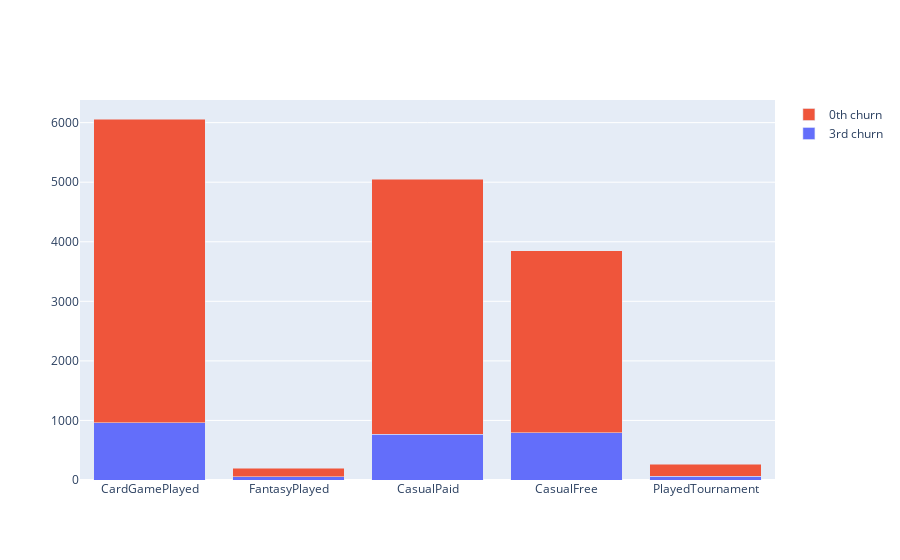

Notebook code for this chart:
### Code cell
#WHO USERS GETTING JOINING BONUS AND PLAYED DISTRIBUTION
DATA0 = Data0[(Data0['JoiningBonus'] == 1) & (Data0['TotalGamePlayed_2'] >= 1)]
DATA3 = Data3[(Data3['JoiningBonus'] == 1) & (Data3['TotalGamePlayed_2'] >= 1)]
temp1 = pd.DataFrame(DATA0[['CardGamePlayed','FantasyPlayed','CasualPaid','CasualFree','PlayedTournament']].sum())
temp2 = pd.DataFrame(DATA3[['CardGamePlayed','FantasyPlayed','CasualPaid','CasualFree','PlayedTournament']].sum())
final1 = temp1.reset_index()
final2 = temp2.reset_index()
Header = final1['index'].to_list()
value_played = final1[0].to_list()
df0=pd.DataFrame({'Header':Header, 'Total Users Played':value_played})
Header = final2['index'].to_list()
value_played = final2[0].to_list()
df3=pd.DataFrame({'Header':Header, 'Total Users Played':value_played}) 
x = Header
y0=df0['Total Users Played']
y3=df3['Total Users Played']
plot = go.Figure(data=[go.Bar(name = '3rd churn',x = x,y = y3),go.Bar(name = '0th churn',x = x,y = y0)])
plot.update_layout(barmode='stack')                  
plot.show()

### Figure 1 — Plotly figure (JSON) as saved in the notebook; plotly's stock layout.template omitted (floating-point values rounded to 4 significant figures)
{"data": [{"name": "3rd churn", "type": "bar", "x": ["CardGamePlayed", "FantasyPlayed", "CasualPaid", "CasualFree", "PlayedTournament"], "y": [959, 52, 769, 797, 60]}, {"name": "0th churn", "type": "bar", "x": ["CardGamePlayed", "FantasyPlayed", "CasualPaid", "CasualFree", "PlayedTournament"], "y": [5102, 147, 4279, 3055, 208]}], "layout": {"barmode": "stack"}}
